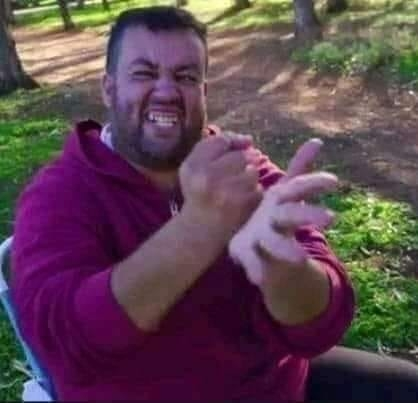
#> input picture Photos/test.jpg, 418 x 403 px
$ python histogram.py
#> lines starting #> are read from the running program, lines starting #| are printed output that depends on the picture; after the words box and inside, x2 and y2 are one past the last pixel; in counts of white or black regions, pixels touching at a corner belong together
import cv2 as cv
import matplotlib.pyplot as plt
import numpy as np
# Read image
img = cv.imread('Photos/test.jpg')
#> img is the input picture: shape (403, 418, 3); mean B, G, R 80.9, 69.1, 93.4
cv.imshow('test', img)
#converting img to grayscale
# gray = cv.cvtColor(img,cv.COLOR_RGB2GRAY)
# cv.imshow('Gray', gray)
blank = np.zeros(img.shape[:2],dtype='uint8')
circle = cv.circle(blank,(img.shape[1]//2-50,img.shape[0]//2-100),100,255,-1)
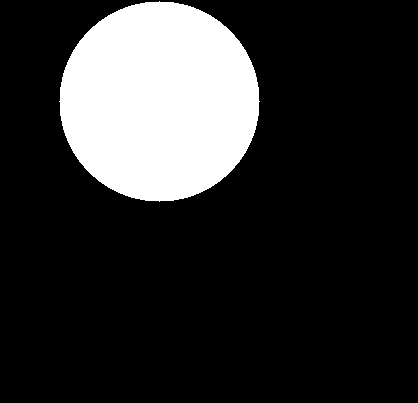
#> blank: shape (403, 418); 18.7% white; 1 white region, box (x1, y1, x2, y2) and area: (59, 1, 260, 202) 31417
# [12 lines of commented-out code are left out]
mask = cv.bitwise_and(img,img,mask=circle)
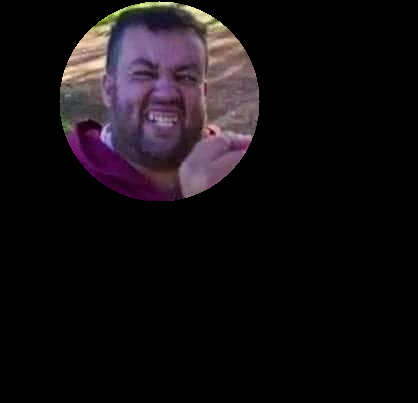
#> mask: shape (403, 418, 3); mean B, G, R 17.8, 14.5, 19.4
cv.imshow('',mask)
plt.figure()
plt.title('Color Histogram')
plt.xlabel('Bins')
plt.ylabel('# of pixels')
colors = ('b','g','r')
for i,col in enumerate(colors):
    hist = cv.calcHist([img],[i],None,[256],[0,256])
    plt.plot(hist,color=col)
    plt.xlim([0,256])

plt.show()
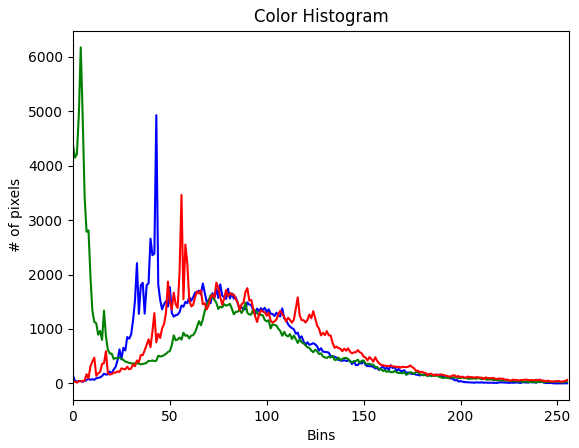
#> figure drawn by matplotlib, 1 panel; curve peaks at x = 43, y = 4927; curve peaks at x = 4, y = 6173; curve peaks at x = 56, y = 3462


cv.waitKey(0)
